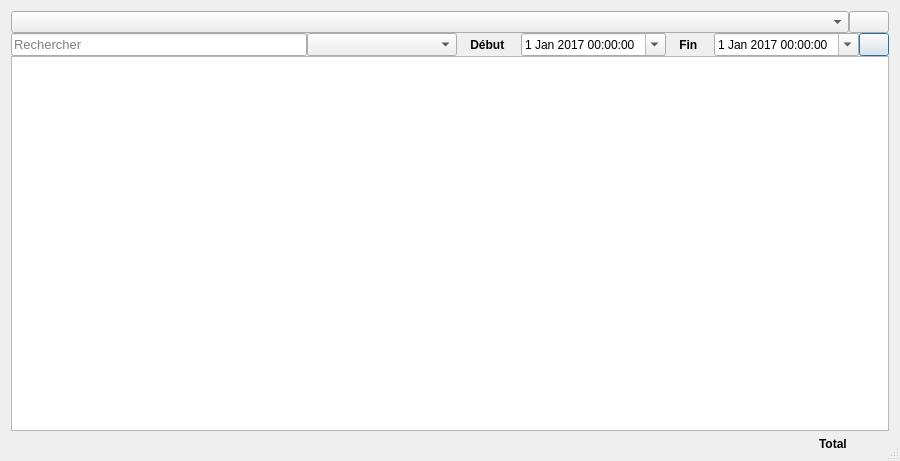
<?xml version="1.0" encoding="UTF-8"?>
<ui version="4.0">
 <class>ReportingDialog</class>
 <widget class="QDialog" name="ReportingDialog">
  <property name="enabled">
   <bool>true</bool>
  </property>
  <property name="geometry">
   <rect>
    <x>0</x>
    <y>0</y>
    <width>900</width>
    <height>461</height>
   </rect>
  </property>
  <property name="windowTitle">
   <string>Sales Point</string>
  </property>
  <property name="windowIcon">
   <iconset resource="resources.qrc">
    <normaloff>:/main/logo.png</normaloff>:/main/logo.png</iconset>
  </property>
  <property name="sizeGripEnabled">
   <bool>true</bool>
  </property>
  <property name="modal">
   <bool>true</bool>
  </property>
  <layout class="QGridLayout" name="gridlay">
   <property name="bottomMargin">
    <number>5</number>
   </property>
   <property name="verticalSpacing">
    <number>0</number>
   </property>
   <item row="1" column="0">
    <layout class="QHBoxLayout" name="hlay_mid">
     <item>
      <widget class="QLineEdit" name="search">
       <property name="enabled">
        <bool>true</bool>
       </property>
       <property name="sizePolicy">
        <sizepolicy hsizetype="Expanding" vsizetype="Preferred">
         <horstretch>1</horstretch>
         <verstretch>0</verstretch>
        </sizepolicy>
       </property>
       <property name="minimumSize">
        <size>
         <width>250</width>
         <height>0</height>
        </size>
       </property>
       <property name="font">
        <font>
         <pointsize>10</pointsize>
        </font>
       </property>
       <property name="toolTip">
        <string>Specifier une valuer pour la recherche</string>
       </property>
       <property name="autoFillBackground">
        <bool>false</bool>
       </property>
       <property name="text">
        <string/>
       </property>
       <property name="placeholderText">
        <string>Rechercher</string>
       </property>
       <property name="clearButtonEnabled">
        <bool>true</bool>
       </property>
      </widget>
     </item>
     <item>
      <widget class="QComboBox" name="cbox_field">
       <property name="sizePolicy">
        <sizepolicy hsizetype="Expanding" vsizetype="Preferred">
         <horstretch>0</horstretch>
         <verstretch>0</verstretch>
        </sizepolicy>
       </property>
       <property name="minimumSize">
        <size>
         <width>150</width>
         <height>0</height>
        </size>
       </property>
       <property name="font">
        <font>
         <weight>75</weight>
         <bold>true</bold>
        </font>
       </property>
       <property name="toolTip">
        <string>Selectionner le champ de recherche</string>
       </property>
      </widget>
     </item>
     <item>
      <widget class="QLabel" name="debut">
       <property name="font">
        <font>
         <weight>75</weight>
         <bold>true</bold>
        </font>
       </property>
       <property name="text">
        <string>    Début     </string>
       </property>
      </widget>
     </item>
     <item>
      <widget class="QDateTimeEdit" name="from_date">
       <property name="toolTip">
        <string>Date  de début</string>
       </property>
       <property name="showGroupSeparator" stdset="0">
        <bool>true</bool>
       </property>
       <property name="date">
        <date>
         <year>2017</year>
         <month>1</month>
         <day>1</day>
        </date>
       </property>
       <property name="maximumDate">
        <date>
         <year>2030</year>
         <month>12</month>
         <day>31</day>
        </date>
       </property>
       <property name="minimumDate">
        <date>
         <year>2000</year>
         <month>1</month>
         <day>1</day>
        </date>
       </property>
       <property name="calendarPopup">
        <bool>true</bool>
       </property>
      </widget>
     </item>
     <item>
      <widget class="QLabel" name="fin">
       <property name="font">
        <font>
         <weight>75</weight>
         <bold>true</bold>
        </font>
       </property>
       <property name="text">
        <string>    Fin     </string>
       </property>
      </widget>
     </item>
     <item>
      <widget class="QDateTimeEdit" name="to_date">
       <property name="toolTip">
        <string>Date de fin</string>
       </property>
       <property name="showGroupSeparator" stdset="0">
        <bool>true</bool>
       </property>
       <property name="date">
        <date>
         <year>2017</year>
         <month>1</month>
         <day>1</day>
        </date>
       </property>
       <property name="maximumDate">
        <date>
         <year>2030</year>
         <month>12</month>
         <day>31</day>
        </date>
       </property>
       <property name="minimumDate">
        <date>
         <year>2000</year>
         <month>1</month>
         <day>1</day>
        </date>
       </property>
       <property name="calendarPopup">
        <bool>true</bool>
       </property>
      </widget>
     </item>
     <item>
      <widget class="QPushButton" name="go">
       <property name="sizePolicy">
        <sizepolicy hsizetype="Preferred" vsizetype="Preferred">
         <horstretch>0</horstretch>
         <verstretch>0</verstretch>
        </sizepolicy>
       </property>
       <property name="maximumSize">
        <size>
         <width>30</width>
         <height>16777215</height>
        </size>
       </property>
       <property name="toolTip">
        <string>Lancer  le filtrage suivant la date </string>
       </property>
       <property name="text">
        <string/>
       </property>
       <property name="icon">
        <iconset resource="resources.qrc">
         <normaloff>:/sales/search.png</normaloff>:/sales/search.png</iconset>
       </property>
      </widget>
     </item>
    </layout>
   </item>
   <item row="0" column="0">
    <layout class="QHBoxLayout" name="hlay_top">
     <property name="spacing">
      <number>0</number>
     </property>
     <item>
      <widget class="QComboBox" name="cbox_query">
       <property name="sizePolicy">
        <sizepolicy hsizetype="Expanding" vsizetype="Preferred">
         <horstretch>0</horstretch>
         <verstretch>0</verstretch>
        </sizepolicy>
       </property>
       <property name="minimumSize">
        <size>
         <width>0</width>
         <height>0</height>
        </size>
       </property>
       <property name="font">
        <font>
         <weight>75</weight>
         <bold>true</bold>
        </font>
       </property>
       <property name="toolTip">
        <string>Sélectionner l'Opération</string>
       </property>
      </widget>
     </item>
     <item>
      <widget class="QPushButton" name="reload">
       <property name="sizePolicy">
        <sizepolicy hsizetype="Minimum" vsizetype="Preferred">
         <horstretch>0</horstretch>
         <verstretch>0</verstretch>
        </sizepolicy>
       </property>
       <property name="toolTip">
        <string>Actualiser</string>
       </property>
       <property name="text">
        <string/>
       </property>
       <property name="icon">
        <iconset resource="resources.qrc">
         <normaloff>:/report/refresh.png</normaloff>:/report/refresh.png</iconset>
       </property>
      </widget>
     </item>
    </layout>
   </item>
   <item row="3" column="0">
    <layout class="QHBoxLayout" name="hlay_bottom">
     <property name="spacing">
      <number>0</number>
     </property>
     <item>
      <widget class="QLabel" name="nbitem">
       <property name="minimumSize">
        <size>
         <width>100</width>
         <height>0</height>
        </size>
       </property>
       <property name="font">
        <font>
         <weight>75</weight>
         <bold>true</bold>
        </font>
       </property>
       <property name="text">
        <string/>
       </property>
      </widget>
     </item>
     <item>
      <spacer name="hspcr_left">
       <property name="orientation">
        <enum>Qt::Horizontal</enum>
       </property>
       <property name="sizeType">
        <enum>QSizePolicy::Expanding</enum>
       </property>
       <property name="sizeHint" stdset="0">
        <size>
         <width>0</width>
         <height>0</height>
        </size>
       </property>
      </spacer>
     </item>
     <item>
      <widget class="QLabel" name="total">
       <property name="minimumSize">
        <size>
         <width>0</width>
         <height>25</height>
        </size>
       </property>
       <property name="font">
        <font>
         <weight>75</weight>
         <bold>true</bold>
        </font>
       </property>
       <property name="text">
        <string>Total      </string>
       </property>
      </widget>
     </item>
     <item>
      <widget class="QLabel" name="total_value">
       <property name="font">
        <font>
         <weight>75</weight>
         <bold>true</bold>
        </font>
       </property>
       <property name="layoutDirection">
        <enum>Qt::RightToLeft</enum>
       </property>
       <property name="text">
        <string/>
       </property>
       <property name="alignment">
        <set>Qt::AlignRight|Qt::AlignTrailing|Qt::AlignVCenter</set>
       </property>
       <property name="textInteractionFlags">
        <set>Qt::LinksAccessibleByMouse|Qt::TextSelectableByMouse</set>
       </property>
      </widget>
     </item>
     <item>
      <widget class="QLabel" name="label">
       <property name="sizePolicy">
        <sizepolicy hsizetype="Preferred" vsizetype="Preferred">
         <horstretch>0</horstretch>
         <verstretch>0</verstretch>
        </sizepolicy>
       </property>
       <property name="minimumSize">
        <size>
         <width>15</width>
         <height>0</height>
        </size>
       </property>
       <property name="maximumSize">
        <size>
         <width>15</width>
         <height>16777215</height>
        </size>
       </property>
       <property name="font">
        <font>
         <weight>75</weight>
         <bold>true</bold>
        </font>
       </property>
       <property name="text">
        <string/>
       </property>
      </widget>
     </item>
    </layout>
   </item>
   <item row="2" column="0">
    <widget class="QTreeView" name="view_">
     <property name="toolTip">
      <string/>
     </property>
     <property name="sizeAdjustPolicy">
      <enum>QAbstractScrollArea::AdjustToContents</enum>
     </property>
     <property name="tabKeyNavigation">
      <bool>true</bool>
     </property>
     <property name="alternatingRowColors">
      <bool>true</bool>
     </property>
     <property name="selectionMode">
      <enum>QAbstractItemView::ExtendedSelection</enum>
     </property>
     <property name="textElideMode">
      <enum>Qt::ElideMiddle</enum>
     </property>
     <property name="indentation">
      <number>50</number>
     </property>
     <property name="rootIsDecorated">
      <bool>false</bool>
     </property>
     <property name="uniformRowHeights">
      <bool>true</bool>
     </property>
     <property name="sortingEnabled">
      <bool>true</bool>
     </property>
     <property name="animated">
      <bool>true</bool>
     </property>
    </widget>
   </item>
  </layout>
  <action name="actn_add_">
   <property name="text">
    <string>Ajout manuel</string>
   </property>
   <property name="toolTip">
    <string>Ajouter manuellement un article</string>
   </property>
   <property name="shortcut">
    <string>F1</string>
   </property>
  </action>
  <action name="actn_enregistrer_">
   <property name="text">
    <string>Enregistrer les produits</string>
   </property>
   <property name="toolTip">
    <string>Enregistrer les produits créés</string>
   </property>
   <property name="shortcut">
    <string>Ctrl+S</string>
   </property>
  </action>
  <action name="actn_delete_">
   <property name="text">
    <string>Supprimer</string>
   </property>
   <property name="shortcut">
    <string>Del</string>
   </property>
  </action>
  <action name="actn_quit_">
   <property name="text">
    <string>Quiter la page</string>
   </property>
   <property name="toolTip">
    <string>Quiter la Page</string>
   </property>
   <property name="shortcut">
    <string>Ctrl+Q</string>
   </property>
  </action>
 </widget>
 <resources>
  <include location="resources.qrc"/>
 </resources>
 <connections/>
</ui>
